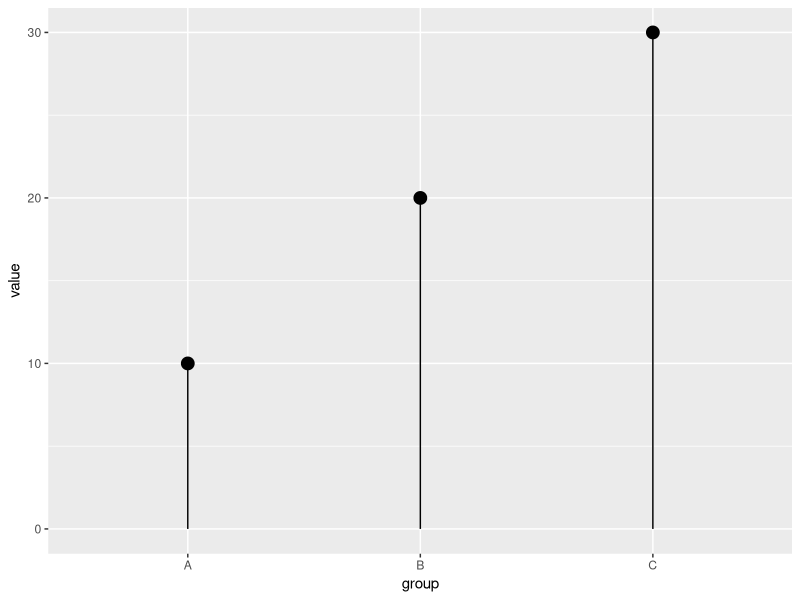

R code for this plot:
## ---- chunk 1
library(ggplot2)
df <- data.frame(
  group = c("A", "B", "C"),
  value = c(10, 20, 30)
)
ggplot(df, aes(x=group, y=value)) + geom_segment(aes(x=group, xend=group, y=0, yend=value)) + geom_point(size=4)
